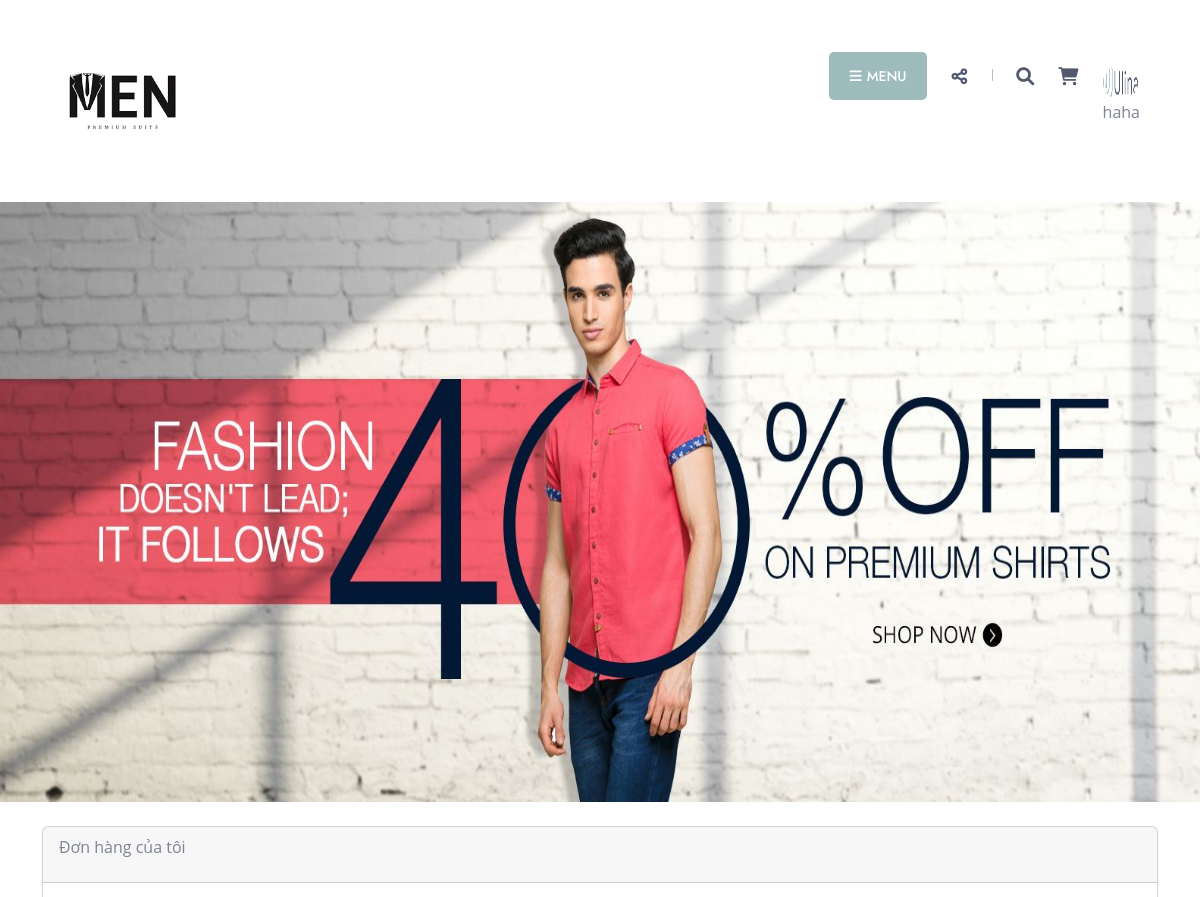
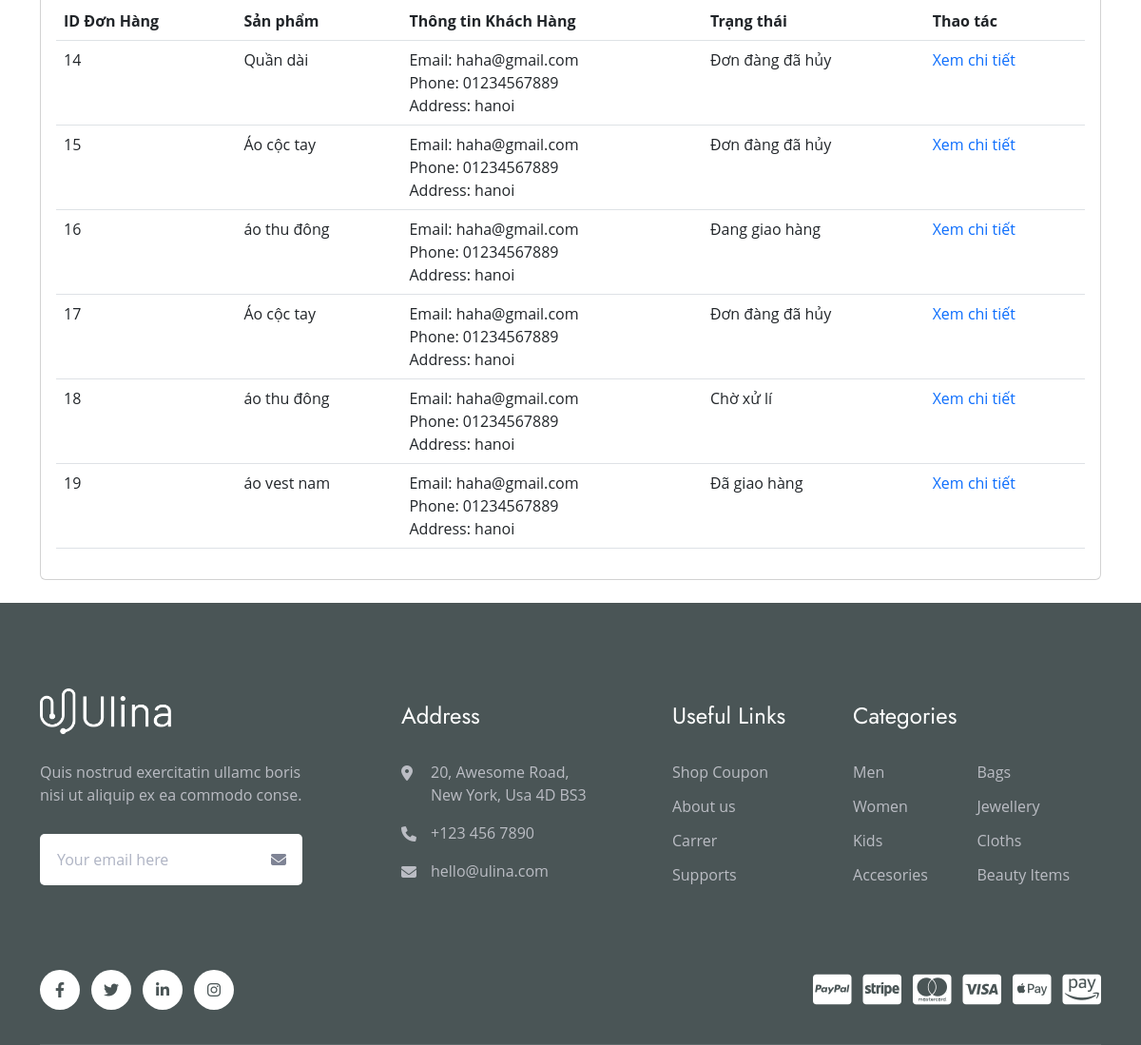
The page /index.php?act=bill (signed in) on the database its author committed (2 pictures, top to bottom).
### tables this page shows
CREATE TABLE `bill` (
  `bill_id` int NOT NULL,
  `payment_id` int NOT NULL,
  `name` varchar(255) NOT NULL,
  `email` varchar(255) NOT NULL,
  `phone` varchar(11) NOT NULL,
  `address` varchar(255) NOT NULL,
  `ghi_chu` text,
  `total_price` int NOT NULL,
  `status_id` int NOT NULL,
  `user_id` int NOT NULL
);

CREATE TABLE `status` (
  `status_id` int NOT NULL,
  `status_name` varchar(255) NOT NULL
);

### models/db.php (called while the page is built, shortened)
<?php
function pdo_get_connection(){
    $dburl = "mysql:host=localhost;dbname=data_da1_fix2;charset=utf8";
    $username = 'root';
    $password = '';
    $conn = new PDO($dburl, $username, $password);
    $conn->setAttribute(PDO::ATTR_ERRMODE, PDO::ERRMODE_EXCEPTION);
    return $conn;
}
function pdo_query($sql){
    $sql_args = array_slice(func_get_args(), 1);
    try{
        $conn = pdo_get_connection();
        $stmt = $conn->prepare($sql);
        $stmt->execute($sql_args);
        $rows = $stmt->fetchAll();
        return $rows;
    }
    catch(PDOException $e){
        throw $e;
    }
    finally{
        unset($conn);
    }
}

### models/giohang.php (called while the page is built, shortened)
<?php
function getBillInfo($userId)
{
    $sql = "SELECT
    b.bill_id,
    b.name,
    b.email,
    b.phone,
    b.address,
    b.total_price,
    s.status_name,
    MIN(bd.bill_deltail_id) AS bill_deltail_id,
    MIN(bd.product_id) AS product_id,
    MIN(p.product_name) AS product_name,
    MIN(bd.price) AS price,
    MIN(bd.quantity) AS quantity,
    MIN(bd.thanh_tien) AS thanh_tien
FROM
    bill b
JOIN
    bill_detail bd ON b.bill_id = bd.bill_id
JOIN
    product p ON bd.product_id = p.id
JOIN
    status s ON b.status_id = s.status_id
WHERE
    b.user_id = $userId
GROUP BY
    b.bill_id,
    b.name,
    b.email,
    b.phone,
    b.address,
    b.total_price,
    s.status_name;";
    $billInfo = pdo_query($sql);
    return $billInfo;
}

### views/bill.php (the view, shortened to what this page needs)
<section class="container">
    <div class="card mb-4 mt-4">
        <div class="card-header">
            <p>Đơn hàng của tôi</p>
        </div>
        <div class="card-body">
            <?php if(isset($_SESSION['user'])): ?>
            <table class="table">
                <thead>
                    <tr>
                        <th>ID Đơn Hàng</th>
                        <th>Sản phẩm</th>
                        <th>Thông tin Khách Hàng</th>
                        <th>Trạng thái</th>
                        <th>Thao tác</th>
                    </tr>
                </thead>
                <tbody>
                    <?php foreach ($listBill as $row): ?>
                        <tr>
                            <td><?php echo htmlspecialchars($row['bill_id']); ?></td>
                            <td><?php echo htmlspecialchars($row['product_name']); ?></td>
                            <td>
                                Email: <?php echo htmlspecialchars($row['email']); ?><br>
                                Phone: <?php echo htmlspecialchars($row['phone']); ?><br>
                                Address: <?php echo htmlspecialchars($row['address']); ?><br>
                            </td>
                            <td><?php echo htmlspecialchars($row['status_name']); ?></td>
                            <td>
                                <a class="text-primary" href="index.php?act=detail&id=<?php echo htmlspecialchars($row['bill_id']); ?>">Xem chi tiết</a>
                            </td>
                        </tr>
                    <?php endforeach; ?>
                </tbody>
            </table>
            <?php else: ?>
                <p class="alert alert-danger">Bạn chưa đăng nhập</p>
            <?php endif; ?>
        </div>
    </div>
</section>

### views/header.php (shortened to what this page needs)
<!DOCTYPE html>
<html class="no-js" lang="en">
<head>
        <link rel="stylesheet" href="views/css/bootstrap.css">
        <link rel="stylesheet" href="views/css/animate.css">
        <link rel="stylesheet" href="views/css/fontawesome-all.css">
        <link rel="stylesheet" href="views/css/owl.theme.default.min.css">
        <link rel="stylesheet" href="views/css/owl.carousel.min.css">
        <link rel="stylesheet" href="views/css/lightcase.css">
        <link rel="stylesheet" href="views/css/slick.css">
        <link rel="stylesheet" href="views/css/nice-select.css">
        <link rel="stylesheet" href="views/css/settings.css">
        <link rel="stylesheet" href="views/css/ulina-icons.css">
        <link rel="stylesheet" href="views/css/ignore_for_wp.css">
        <link rel="stylesheet" href="views/css/preset.css">
        <link rel="stylesheet" href="views/css/theme.css">
        <link rel="stylesheet" href="views/css/responsive.css">
    </head>
    <body>
        <header class="header01 isSticky">
            <div class="container-fluid">
                <div class="row">
                    <div class="col-lg-12">
                        <div class="headerInner01">
                            <div class="logo">
                                <a href="views/main.html">
                                    <img src="views/images/lgo1-removebg-preview.png" alt="Ulina" />
                                </a>
                            </div>
                            <div class="accessNav">
                                <a href="views/javascript:void(0);" class="menuToggler"><i class="fa-solid fa-bars"></i> <span>Menu</span></a>
                                <div class="anSocial">
                                    <a class="tog" href="views/javascript:void(0);"><i class="fa-solid fa-share-alt"></i></a>
                                </div>
                                <div class="anItems">
                                    <div class="anSearch"><a href="views/javascript:void(0);"><i class="fa-solid fa-search"></i></a></div>
                                    <div class="anCart">
                                        <a href="index.php?act=viewCart"><i class="fa-solid fa-shopping-cart"></i></a>
                                    </div>
                                    <div>
                                    <?php if (isset($_SESSION['user'])):
    extract($_SESSION['user']);
?>
<div class="relative" onclick="toggleDropdown(event)">
    <div class="flex mr-4">
        <img class="mr-3" style="width:35px; height:35px; border-radius:50%" src="./uploads/<?= $user_img ?>" alt="">
        <p id="userDropdownButton" class="font-semibold text-green-400 cursor-pointer"><?= $user_name ?></p>
    </div>
</div>
<?php endif; ?>
                                    </div>
                                </div>
                            </div>
                        </div>
                    </div>
                </div>
            </div>
        </header>
        <section class="sliderSection01">
            <div class="rev_slider_wrapper">
                <div id="rev_slider_1">
                    <img src="./views/images/bannerthoitrangnam.jpg" alt="" width="100%" height="600px">
                </div>
            </div>
        </section>

### index.php (shortened to what this page needs)
<?php
include './models/db.php';
include './models/giohang.php';
include "views/header.php";
$act = isset($_GET['act']) ? $_GET['act'] : '/';
switch ($act) {
    case 'bill':
        if (isset($_SESSION['user'])) {
            $listBill = getBillInfo($_SESSION['user']['user_id']);
        }
        include './views/bill.php';
        break;
}
include_once "views/footer.php";

### views/footer.php (shortened to what this page needs)
<footer class="footer">
            <div class="container">
                <div class="row">
                    <div class="col-lg-4 col-md-6">
                        <aside class="widget aboutWidget">
                            <div class="footerLogo">
                                <a href="views/index.html"><img src="views/images/logo2.png" alt="Ulina"/></a>
                            </div>
                            <div class="aboutWidContent">
                                Quis nostrud exercitatin ullamc boris nisi ut aliquip ex ea commodo conse.
                            </div>
                            <div class="subscribForm">
                                <form method="post" action="#">
                                    <input type="email" name="subsEmail" placeholder="Your email here"/>
                                    <button type="submit"><i class="fa-solid fa-envelope"></i></button>
                                </form>
                            </div>
                        </aside>
                    </div>
                    <div class="col-lg-3 col-md-6">
                        <aside class="widget">
                            <h3 class="widgetTitle">Address</h3>
                            <div class="addressContent">
                                <div class="singleAddress">
                                    <i class="fa-solid fa-location-dot"></i>
                                    20, Awesome Road,
                                    New York, Usa 4D BS3
                                </div>
                                <div class="singleAddress">
                                    <i class="fa-solid fa-phone"></i>
                                    +123 456 7890
                                </div>
                                <div class="singleAddress">
                                    <i class="fa-solid fa-envelope"></i>
                                    <a href="views/mailto:hello@ulina.com">hello@ulina.com</a>
                                </div>
                            </div>
                        </aside>
                    </div>
                    <div class="col-lg-2 col-md-6">
                        <aside class="widget">
                            <h3 class="widgetTitle">Useful Links</h3>
                            <ul>
                                <li><a href="views/javascript:void(0);">Shop Coupon</a></li>
                                <li><a href="views/about.html">About us</a></li>
                                <li><a href="views/javascript:void(0);">Carrer</a></li>
                                <li><a href="views/javascript:void(0);">Supports</a></li>
                            </ul>
                        </aside>
                    </div>
                    <div class="col-lg-3 col-md-6">
                        <aside class="widget twoColMenu">
                            <h3 class="widgetTitle">Categories</h3>
                            <ul>
                                <li><a href="views/shop_full_width.html">Men</a></li>
                                <li><a href="views/shop_left_sidebar.html">Bags</a></li>
                                <li><a href="views/shop_right_sidebar.html">Women</a></li>
                                <li><a href="views/shop_full_width.html">Jewellery</a></li>
                                <li><a href="views/shop_left_sidebar.html">Kids</a></li>
                                <li><a href="views/shop_left_sidebar.html">Cloths</a></li>
                                <li><a href="views/shop_right_sidebar.html">Accesories</a></li>
                                <li><a href="views/shop_full_width.html">Beauty Items</a></li>
                            </ul>
                        </aside>
                    </div>
                </div>
                <div class="row footerAccessRow">
                    <div class="col-md-6">
                        <div class="footerSocial">
                            <a href="views/javascript:void(0);"><i class="fa-brands fa-facebook-f"></i></a>
                            <a href="views/javascript:void(0);"><i class="fa-brands fa-twitter"></i></a>
                            <a href="views/javascript:void(0);"><i class="fa-brands fa-linkedin-in"></i></a>
                            <a href="views/javascript:void(0);"><i class="fa-brands fa-instagram"></i></a>
                        </div>
                    </div>
                    <div class="col-md-6">
                        <div class="footerPayments">
                            <a href="views/javascript:void(0);"><i class="fa-brands fa-cc-paypal"></i></a>
                            <a href="views/javascript:void(0);"><i class="fa-brands fa-cc-stripe"></i></a>
                            <a href="views/javascript:void(0);"><i class="fa-brands fa-cc-mastercard"></i></a>
                            <a href="views/javascript:void(0);"><i class="fa-brands fa-cc-visa"></i></a>
                            <a href="views/javascript:void(0);"><i class="fa-brands fa-cc-apple-pay"></i></a>
                            <a href="views/javascript:void(0);"><i class="fa-brands fa-cc-amazon-pay"></i></a>
                        </div>
                    </div>
                </div>
            </div>
        </footer>
    </body>
</html>

### views/css/settings.css (style rules this page uses)
.rev_slider_wrapper { position:relative;z-index:0;width:100% }

### views/css/responsive.css (style rules this page uses)
@media (max-width: 1699px) { .anSocial a.tog { display: inline-block; } }
@media (max-width: 1365px) { .menuToggler { display: inline-flex; background: #9ebbbd; font-size: 14px; text-transform: uppercase; height: 48px; line-height: 48px; border-radius: 5px; color: #FFF; font-weight: 500; font-family: 'Jost', sans-serif; align-items: center; padding: 0 20px; margin: 36px 25px 36px 0; } }
@media (max-width: 1365px) { .menuToggler i { margin: 0 5px 0 0; } }
@media (min-width: 1200px) and (max-width: 1365px) { .footer .widget.aboutWidget { padding: 0 80px 0 0; } }
@media (min-width: 1200px) and (max-width: 1365px) { .addressContent { padding: 0 60px 0 0; } }

### rows shown on the page
bill: bill_id "14", product_name "Quần dài", email "haha@gmail.com", phone "01234567889", address "hanoi", status.status_name "Đơn đàng đã hủy"
bill: bill_id "15", product_name "Áo cộc tay", email "haha@gmail.com", phone "01234567889", address "hanoi", status.status_name "Đơn đàng đã hủy"
bill: bill_id "16", product_name "áo thu đông", email "haha@gmail.com", phone "01234567889", address "hanoi", status.status_name "Đang giao hàng"
bill: bill_id "17", product_name "Áo cộc tay", email "haha@gmail.com", phone "01234567889", address "hanoi", status.status_name "Đơn đàng đã hủy"
bill: bill_id "18", product_name "áo thu đông", email "haha@gmail.com", phone "01234567889", address "hanoi", status.status_name "Chờ xử lí"
bill: bill_id "19", product_name "áo vest nam", email "haha@gmail.com", phone "01234567889", address "hanoi", status.status_name "Đã giao hàng"

### other values the page prints
$user_name "haha"
